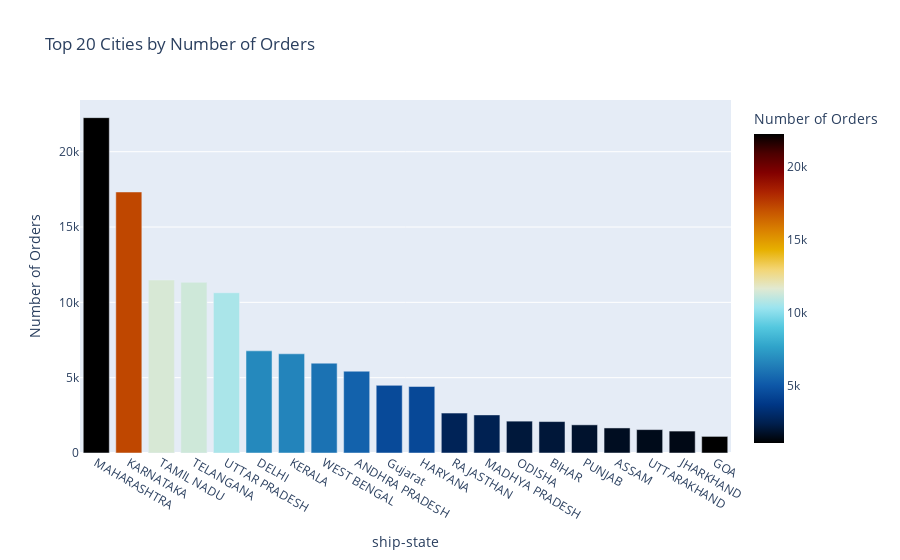

Notebook source saved alongside this figure:
### Code cell
fig = px.bar(orders_per_city, x='ship-state', y='Order ID', 
             title='Top 20 Cities by Number of Orders',
             labels={'Order ID': 'Number of Orders', 'ship-city': 'City'},
             color='Order ID', color_continuous_scale='icefire')
fig.show()

### Figure 1 — Plotly figure (JSON) as saved in the notebook; plotly's stock layout.template omitted (floating-point values rounded to 4 significant figures)
{"data": [{"alignmentgroup": "True", "hovertemplate": "ship-state=%{x}<br>Number of Orders=%{marker.color}<extra></extra>", "legendgroup": "", "marker": {"color": [22260, 17326, 11483, 11330, 10638, 6782, 6585, 5963, 5430, 4489, 4415, 2650, 2529, 2115, 2086, 1869, 1663, 1553, 1456, 1102], "coloraxis": "coloraxis", "pattern": {"shape": ""}}, "name": "", "offsetgroup": "", "orientation": "v", "showlegend": false, "textposition": "auto", "type": "bar", "x": ["MAHARASHTRA", "KARNATAKA", "TAMIL NADU", "TELANGANA", "UTTAR PRADESH", "DELHI", "KERALA", "WEST BENGAL", "ANDHRA PRADESH", "Gujarat", "HARYANA", "RAJASTHAN", "MADHYA PRADESH", "ODISHA", "BIHAR", "PUNJAB", "ASSAM", "UTTARAKHAND", "JHARKHAND", "GOA"], "xaxis": "x", "y": [22260, 17326, 11483, 11330, 10638, 6782, 6585, 5963, 5430, 4489, 4415, 2650, 2529, 2115, 2086, 1869, 1663, 1553, 1456, 1102], "yaxis": "y"}], "layout": {"barmode": "relative", "coloraxis": {"colorbar": {"title": {"text": "Number of Orders"}}, "colorscale": [[0, "#000000"], [0.0625, "#001f4d"], [0.125, "#003786"], [0.1875, "#0e58a8"], [0.25, "#217eb8"], [0.3125, "#30a4ca"], [0.375, "#54c8df"], [0.4375, "#9be4ef"], [0.5, "#e1e9d1"], [0.5625, "#f3d573"], [0.625, "#e7b000"], [0.6875, "#da8200"], [0.75, "#c65400"], [0.8125, "#ac2301"], [0.875, "#820000"], [0.9375, "#4c0000"], [1, "#000000"]]}, "legend": {"tracegroupgap": 0}, "title": {"text": "Top 20 Cities by Number of Orders"}, "xaxis": {"anchor": "y", "domain": [0, 1], "title": {"text": "ship-state"}}, "yaxis": {"anchor": "x", "domain": [0, 1], "title": {"text": "Number of Orders"}}}}
